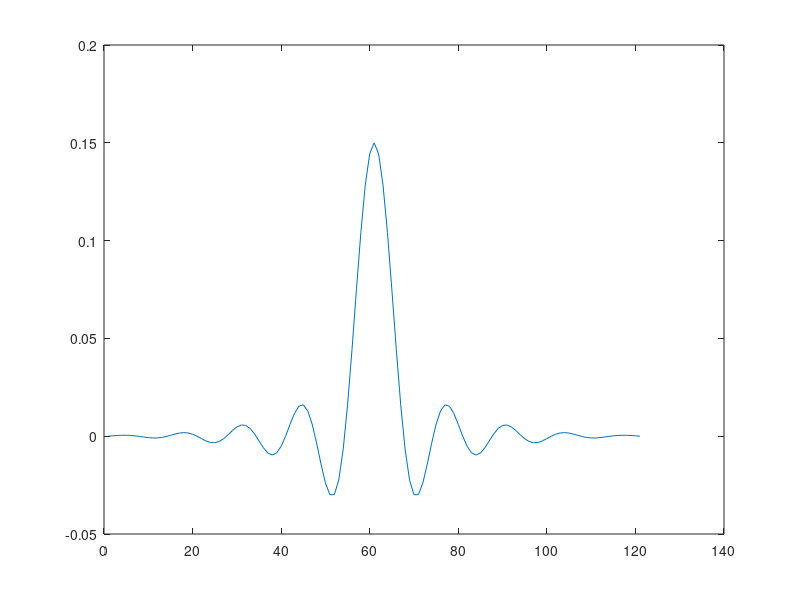

Write MATLAB code to recreate this figure.
% Max Parkin
% Birmingham City University
% BSc (Hons) Degree in Sound Engineering and Production with Professional Placement Year
% Year 2 (2024 – 2025)
% DIG5111 – Digital Signal Processing

frequency1 = 150;
frequency2 = 800;
samplingFrequnecy = 4000;
samplingPeriod = 1 / samplingFrequnecy;
duration = 3;
time = 0:samplingPeriod:duration;

sig1 = sin(2 * pi * frequency1 * time);
sig2 = sin(2 * pi * frequency2 * time);

sig = sig1 + sig2;

sincfrequency = 300;
samplingFrequency = 4000;
nyquist = samplingFrequency / 2;
points = 60;
negativePoints = points - points - points;

f0 = sincfrequency / nyquist;

a = 1;

b = f0 * sinc(f0 * (negativePoints:points));
wn = hamming(length(b));

sig_filtered = filter(wn'.*b, a, sig);

c = b.*wn';
plot(c)